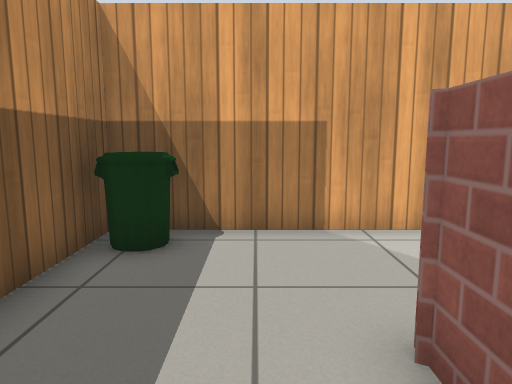
view 1 (above)

16 first-person views from a walk through a Gazebo world. The camera is 0.83 m above the floor, tilts 8° down and sees 70° across. The lines on the ground mark 1 m squares. The floor is counted in squares, 0.5 m on a side. Each view is taken from the middle of a square. On the plan, view 1 faces up. The plan holds only what a view shows up to about 17 squares ahead; the rest is blank. Robots are left out. Gazebo's built-in surfaces are drawn with simple patterns. Some stock models are drawn as simple stand-ins.

view 2
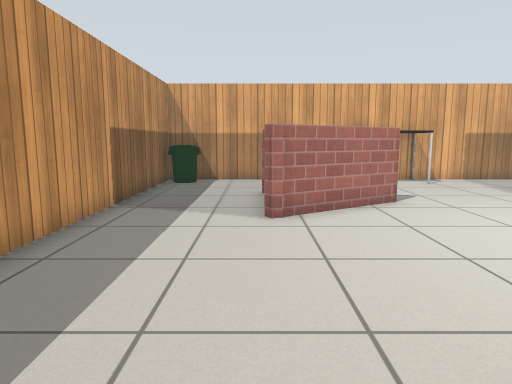

view 3
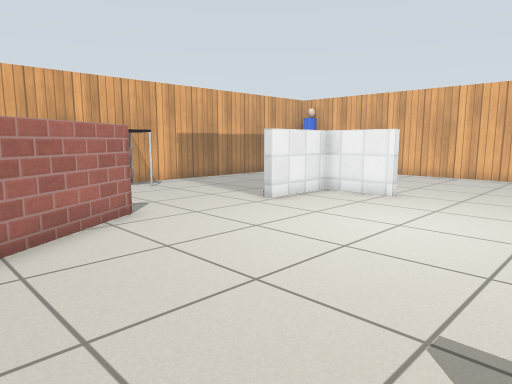

view 4
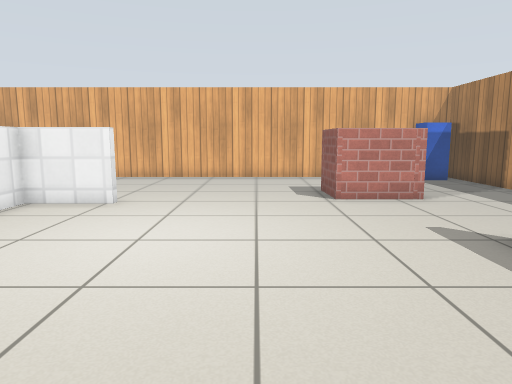

view 5
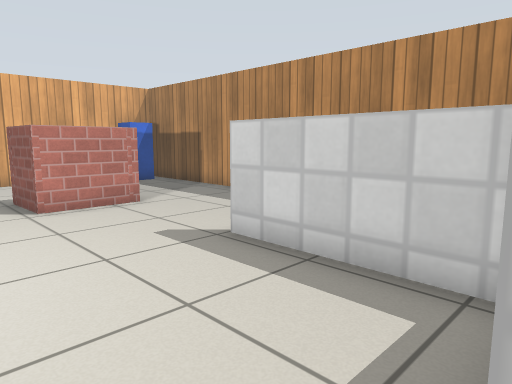

view 6
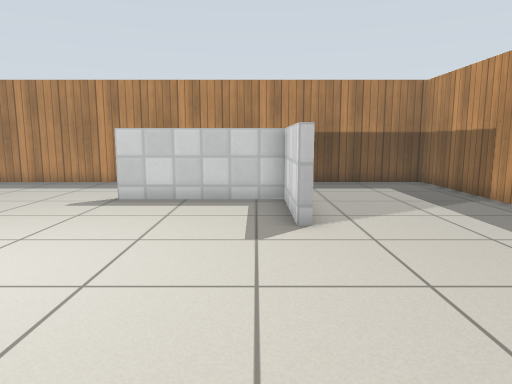

view 7
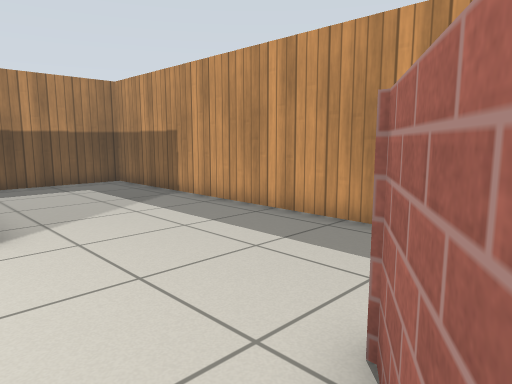

view 8
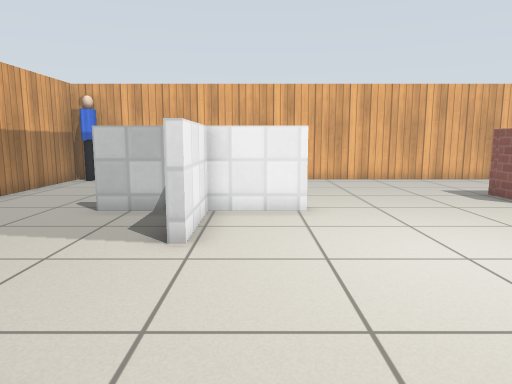

view 9
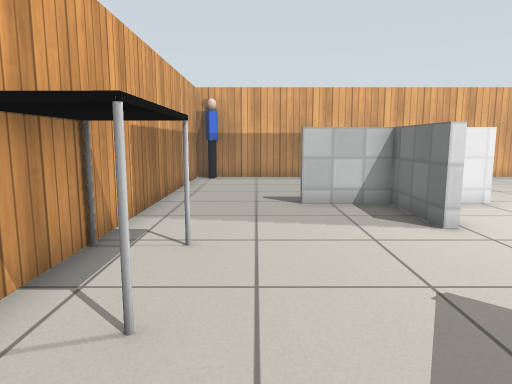

view 10
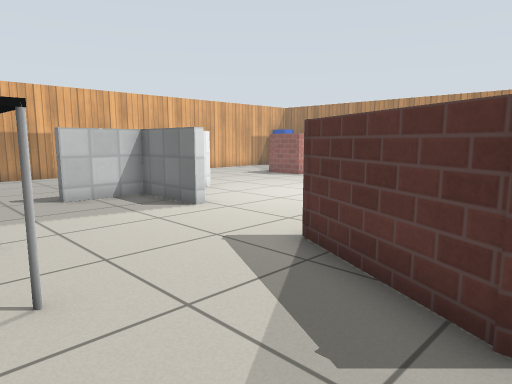

view 11
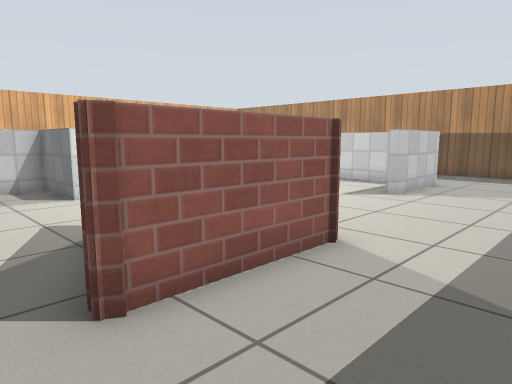

view 12
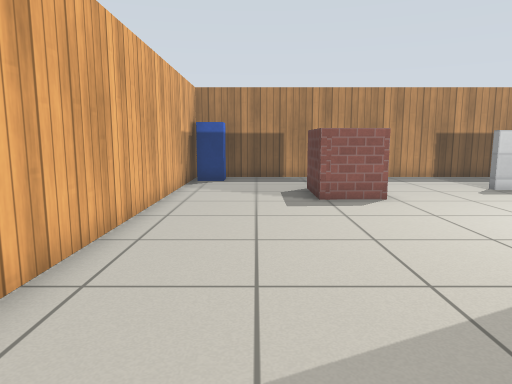

view 13
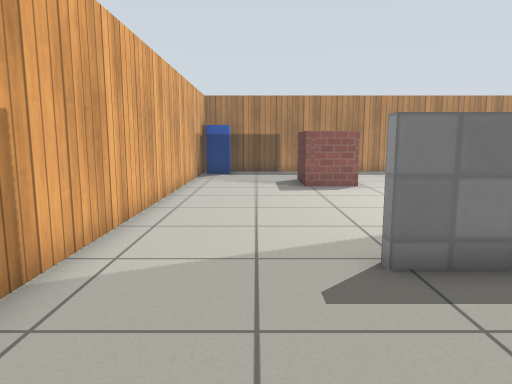

view 14
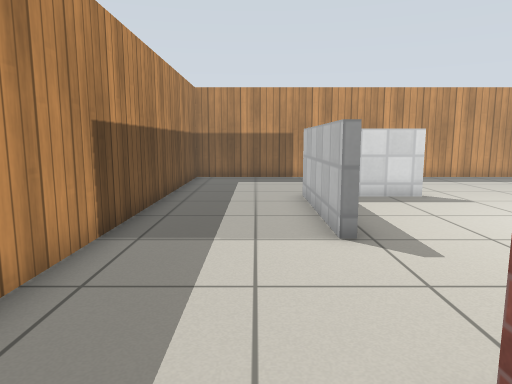

view 15
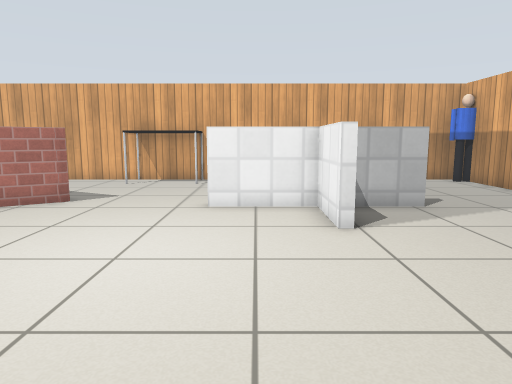

view 16
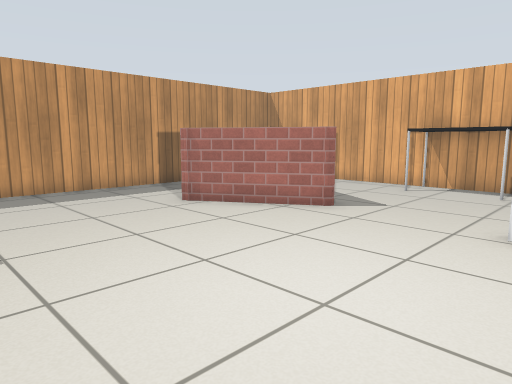

### Floor plan
Ten units are one square. View 1 is at (0, 0); x grows to the right and y downward. Boxes are objects, and circles mark ways between rooms. Rooms are numbered by the first view taken in them; rooms with no view inside come last. Other rooms are left out.
<svg viewBox="-32 -72 224 224">
<path fill="none" stroke="#000" d="M32 70 32 103 80 103M116 22 116 -1 87 -1M87 -4 116 -4 116 -29M80 106 29 107 29 70M123 109 123 83 143 82 143 107M144 -1 125 -1M16 -27 48 -10 48 -8 13 13 13 -29M12 -25 14 -29M115 -67 -27 -67 -27 147 187 147 187 5M126 -4 144 -4M187 5 187 -67 115 -67"/>
<rect x="-25" y="-65" width="20" height="20" fill="#bbb"><title>bin</title></rect>
<rect x="45" y="-65" width="30" height="20" fill="#bbb"><title>table</title></rect>
<rect x="175" y="125" width="10" height="20" fill="#bbb"><title>postbox</title></rect>
<rect x="175" y="-65" width="10" height="10" fill="#bbb"><title>person</title></rect>
<circle cx="120" cy="-45" r="3" fill="#2a7"/>
<circle cx="165" cy="0" r="3" fill="#2a7"/>
<text x="70" y="50">1</text>
<text x="150" y="-30">2</text>
</svg>
Room 1 opens to room 2.

Where each view was taken, in squares from view 1:
view 1: 0 up, 0 right, facing up
view 2: 9 down, 1 right, facing up
view 3: 7 down, 1 right, facing up-right
view 4: 6 down, 2 right, facing right
view 5: 6 down, 3 right, facing down-right
view 6: 0 up, 4 right, facing down
view 7: 0 up, 4 right, facing down-left
view 8: 1 down, 3 right, facing right
view 9: 4 up, 2 right, facing right
view 10: 6 up, 1 right, facing down-right
view 11: 4 up, 2 left, facing down-right
view 12: 2 up, 16 right, facing down
view 13: 5 up, 16 right, facing down
view 14: 12 down, 14 right, facing left
view 15: 9 down, 10 right, facing up
view 16: 7 down, 10 right, facing up-left
